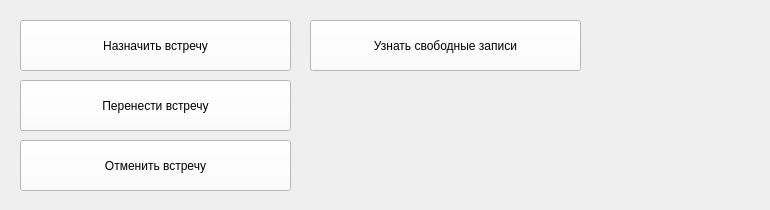
    <widget class="QWidget" name="page_meetings">
     <widget class="QFrame" name="frame_meetings">
      <property name="geometry">
       <rect>
        <x>10</x>
        <y>10</y>
        <width>751</width>
        <height>191</height>
       </rect>
      </property>
      <property name="styleSheet">
       <string notr="true">background-color: transparent;</string>
      </property>
      <property name="frameShape">
       <enum>QFrame::StyledPanel</enum>
      </property>
      <property name="frameShadow">
       <enum>QFrame::Raised</enum>
      </property>
      <widget class="QPushButton" name="bt_meetingsAdd">
       <property name="geometry">
        <rect>
         <x>10</x>
         <y>10</y>
         <width>271</width>
         <height>51</height>
        </rect>
       </property>
       <property name="styleSheet">
        <string notr="true">background-color: rgb(255,255,255);
color: rgb(0, 0, 0);</string>
       </property>
       <property name="text">
        <string>Назначить встречу</string>
       </property>
      </widget>
      <widget class="QPushButton" name="bt_meetingsAdd_2">
       <property name="geometry">
        <rect>
         <x>10</x>
         <y>130</y>
         <width>271</width>
         <height>51</height>
        </rect>
       </property>
       <property name="styleSheet">
        <string notr="true">background-color: rgb(255,255,255);
color: rgb(0, 0, 0);</string>
       </property>
       <property name="text">
        <string>Отменить встречу</string>
       </property>
      </widget>
      <widget class="QPushButton" name="bt_meetingsAdd_3">
       <property name="geometry">
        <rect>
         <x>300</x>
         <y>10</y>
         <width>271</width>
         <height>51</height>
        </rect>
       </property>
       <property name="styleSheet">
        <string notr="true">background-color: rgb(255,255,255);
color: rgb(0, 0, 0);</string>
       </property>
       <property name="text">
        <string>Узнать свободные записи</string>
       </property>
      </widget>
      <widget class="QPushButton" name="bt_meetingsAdd_4">
       <property name="geometry">
        <rect>
         <x>10</x>
         <y>70</y>
         <width>271</width>
         <height>51</height>
        </rect>
       </property>
       <property name="styleSheet">
        <string notr="true">background-color: rgb(255,255,255);
color: rgb(0, 0, 0);</string>
       </property>
       <property name="text">
        <string>Перенести встречу</string>
       </property>
      </widget>
     </widget>
    </widget>
